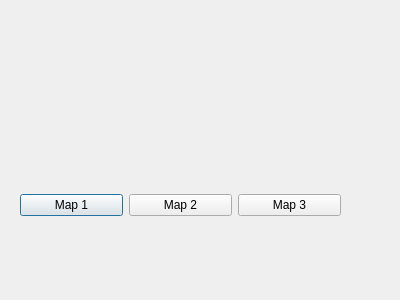
<?xml version="1.0" encoding="UTF-8"?>
<ui version="4.0">
 <class>Maps</class>
 <widget class="QDialog" name="Maps">
  <property name="geometry">
   <rect>
    <x>0</x>
    <y>0</y>
    <width>400</width>
    <height>300</height>
   </rect>
  </property>
  <property name="windowTitle">
   <string>Dialog</string>
  </property>
  <widget class="QWidget" name="">
   <property name="geometry">
    <rect>
     <x>20</x>
     <y>190</y>
     <width>321</width>
     <height>31</height>
    </rect>
   </property>
   <layout class="QHBoxLayout" name="horizontalLayout">
    <item>
     <widget class="QPushButton" name="pushButtonmap1">
      <property name="text">
       <string>Map 1</string>
      </property>
     </widget>
    </item>
    <item>
     <widget class="QPushButton" name="pushButtonmap2">
      <property name="text">
       <string>Map 2</string>
      </property>
     </widget>
    </item>
    <item>
     <widget class="QPushButton" name="pushButtonmap3">
      <property name="text">
       <string>Map 3</string>
      </property>
     </widget>
    </item>
   </layout>
  </widget>
  <widget class="QWidget" name="">
   <property name="geometry">
    <rect>
     <x>20</x>
     <y>60</y>
     <width>321</width>
     <height>101</height>
    </rect>
   </property>
   <layout class="QHBoxLayout" name="horizontalLayout_2">
    <item>
     <widget class="QLabel" name="Map1label">
      <property name="text">
       <string/>
      </property>
     </widget>
    </item>
    <item>
     <widget class="QLabel" name="Map2label">
      <property name="text">
       <string/>
      </property>
     </widget>
    </item>
    <item>
     <widget class="QLabel" name="Map3label">
      <property name="text">
       <string/>
      </property>
     </widget>
    </item>
   </layout>
  </widget>
 </widget>
 <resources/>
 <connections/>
</ui>
